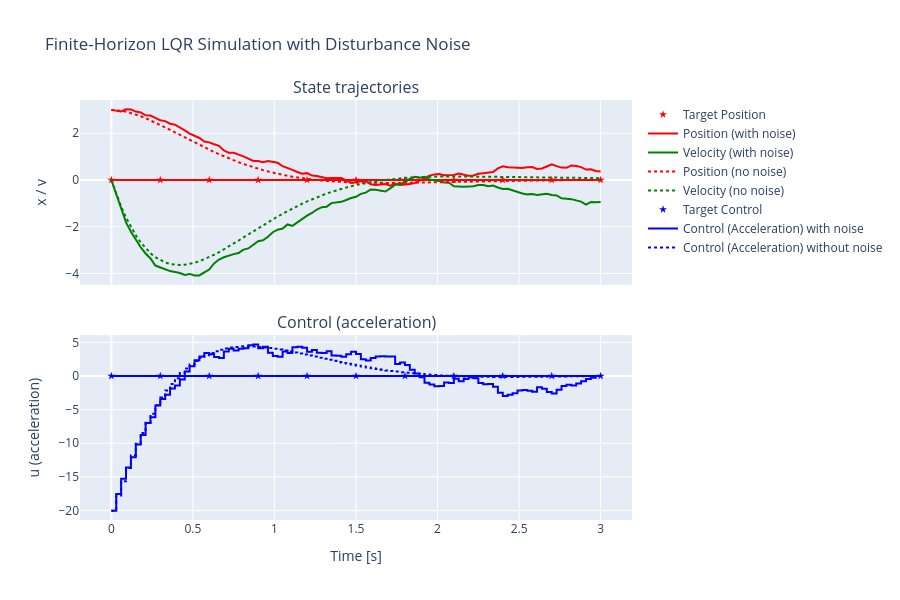

Here is the notebook cell this chart was saved with:
### Code cell
# Plot
fig = make_subplots(rows=2,
                    cols=1,
                    shared_xaxes=True,
                    vertical_spacing=0.12,
                    subplot_titles=("State trajectories", "Control (acceleration)"))

# Row 1: position and velocity (with and without noise)
plot_setpoint(ts * 0, 'Target Position', 'red', row=1)
plot(x_sim[:, 0], 'Position (with noise)', dict(color='red'), row=1)
plot(x_sim[:, 1], 'Velocity (with noise)', dict(color='green'), row=1)
plot(xs[:, 0], 'Position (no noise)', dict(color='red', dash='dot'), row=1)
plot(xs[:, 1], 'Velocity (no noise)', dict(color='green', dash='dot'), row=1)

# Row 2: control (step plot) - using line_shape='hv' for step appearance
plot_setpoint(ts * 0, 'Target Control', 'blue', row=2)
plot(u_sim[:, 0], 'Control (Acceleration) with noise', dict(color='blue'), row=2, line_shape='hv')
plot(us[:, 0], 'Control (Acceleration) without noise', dict(color='blue', dash='dot'), row=2, line_shape='hv')

# Axes labels and layout
fig.update_xaxes(title_text='Time [s]', row=2, col=1)
fig.update_yaxes(title_text='x / v', row=1, col=1)
fig.update_yaxes(title_text='u (acceleration)', row=2, col=1)
fig.update_layout(height=600,
                  width=900,
                  title_text='Finite-Horizon LQR Simulation with Disturbance Noise')

fig.show()
